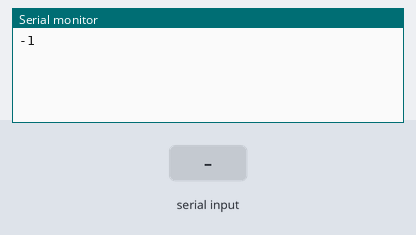
A sketch run on a simulated Arduino Uno, built with avr-gcc and run on an emulated ATmega328P. Shown: the last lines printed to the serial monitor. The inputs (shaded band) are chosen by the test bench.

Above: at 1.8 s.
1.9 s: "1" received over the second serial link
At 2.3 s:
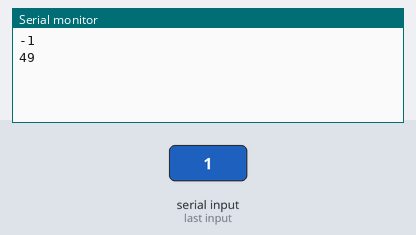
3.4 s: "0" received over the second serial link
At 4.7 s:
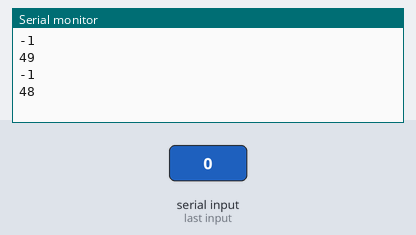
4.9 s: "2" received over the second serial link
At 5.8 s:
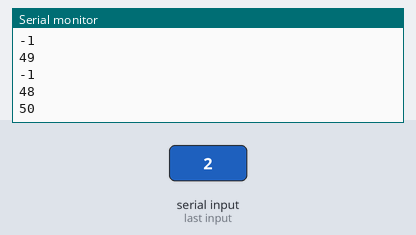
Timing chart, 0 to 7.9 s (numbered marks = the images above; inputs shaded):
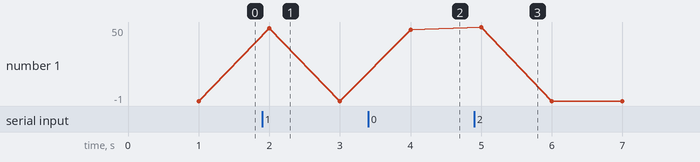

Measured:
- after the input at 1.9 s, the serial monitor: prints a new line after 0.10 s (image 1)
- after the input at 3.4 s, the serial monitor: prints a new line after 0.60 s (image 2)
- after the input at 4.9 s, the serial monitor: prints a new line after 0.10 s (image 3)
- plotted number 1: -1 → 48 after the input at 3.4 s

The sketch:

Slave.ino
```cpp
#include <SoftwareSerial.h>

SoftwareSerial mySerial(11, 12); //RX, TX
String output;
int pause = 1000;
unsigned long currentTime = 0;

void setup() {
  Serial.begin(115200);
  mySerial.begin(115200);
}

void loop() {
  if (millis() >= currentTime + pause){
    currentTime += pause;
    output = mySerial.read();
    Serial.println(output);
  }
}
```
